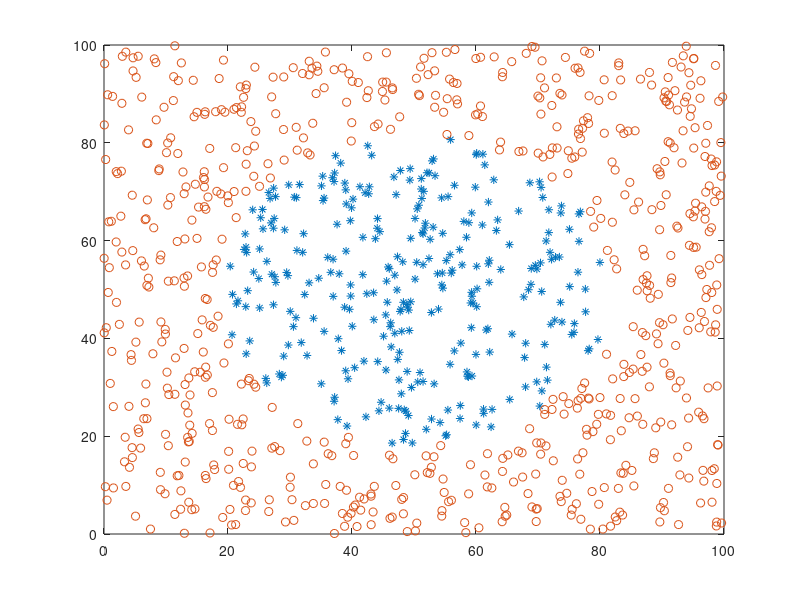

This figure's MATLAB source: (Note: this script raises an error after producing the figure.)
clear;
clc;
allPoints = rand(2,1000)*100;
X = allPoints(1,:)';
Y = allPoints(2,:)';
plot(X,Y,'o');

prom = ((0.5*(X-50).^2+0.5*(Y-50).^2) < 500) ;

%ještě jsem našla tento způsob, ale s tím si nevím úplně rady jak přetvořit na správný výpis
%th = 0:pi/50:2*pi;
%xunit = r * cos(th) + x;
%yunit = r * sin(th) + y;
%h = plot(xunit, yunit);

idx = find (prom); 
x1 = X(idx);
y1 = Y(idx);

idx = find(not(prom));    
x2 = X(idx);
y2 = Y(idx);

plot(x1,y1,'*',x2,y2,'o')


rozdil = (prom);
hotovo = [allPoints' rozdil];
csvname = 'data\kruh.csv';
generateFile(x1,y1,x2,y2,csvname)
